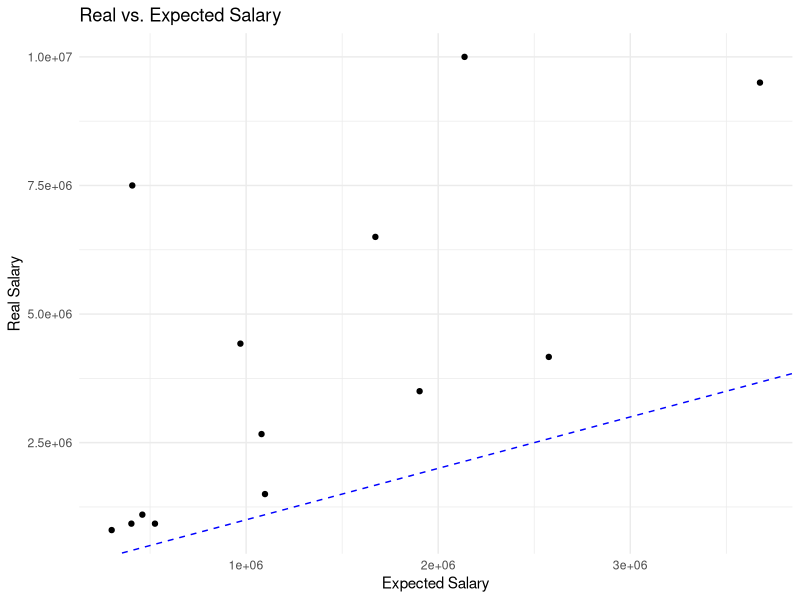

Here is the R script that generated this plot:
## ---- chunk 1
# Load the necessary library
library(readr)
library(here)
# Load the necessary libraries
library(knitr)
library(kableExtra)
library(ggplot2)

## ---- chunk 2
#| tbl-cap: "First Ten Rows of Cleaned  Data"

# Read the CSV file
data = read_csv(
    file = here("inputs/data.csv"), show_col_types = FALSE)
# Assuming 'data' is your original data frame

# Remove rows with NA values

cleaned_data <- data[-c(30, 31, 32,33), ]


# Now, if you want to apply the filtering for non-zero 'real salary' again after removing NA values, you can do:
filtered_data <- cleaned_data[cleaned_data$`real saleary` != 0, ]

data_first_13_columns <- filtered_data[, 1:12]

kable(data_first_13_columns)
## ---- chunk 3
#| tbl-cap: "Table of salary related data"

filtered_data$adjusted_expected_salary <- filtered_data$`expected salary` * 1.36
data_salary_columns <- filtered_data[, c(2,47,48,49,50)]
kable(data_salary_columns)

## ---- chunk 4




# Create the scatter plot
ggplot(filtered_data, aes(x = `expected salary`, y = `real saleary`)) +
  geom_point() +  # Add points
  geom_abline(intercept = 0, slope = 1, linetype = "dashed", color = "blue") +  # Add a y=x line
  labs(x = "Expected Salary", y = "Real Salary", title = "Real vs. Expected Salary") +
  theme_minimal()  # Use a minimal theme

  
